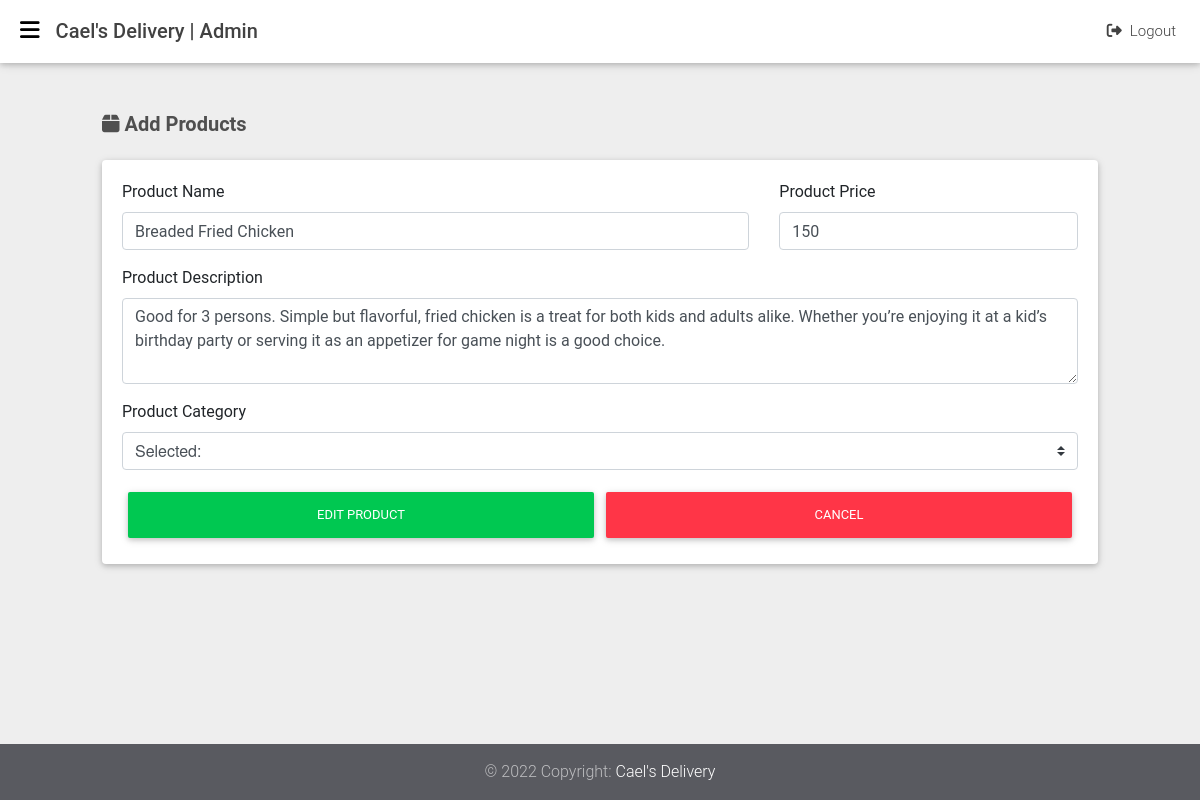
The page /products/edit/5 (signed in) on the database its author committed.
### tables this page shows
CREATE TABLE `products` (
  `product_id` int(11) NOT NULL,
  `product_name` varchar(255) NOT NULL,
  `product_price` varchar(255) NOT NULL,
  `product_description` text NOT NULL,
  `product_image` text NOT NULL,
  `product_status` int(11) NOT NULL DEFAULT 0,
  `category_id` int(11) NOT NULL,
  `created_at` datetime NOT NULL DEFAULT current_timestamp()
);

### app/libraries/Core.php (called while the page is built, shortened)
<?php
class Core
{
  protected $currentMethod = 'index';
  public function __construct()
  {
    $url = $this->getUrl();
    if (isset($url[0])) {
      if (file_exists('../app/controllers/' . ucwords($url[0]) . '.php')) {
        unset($url[0]);
      }
    }
    $this->currentController = new $this->currentController;
    if (isset($url[1])) {
      if (method_exists($this->currentController, $url[1])) {
        $this->currentMethod = $url[1];
        unset($url[1]);
      }
    }
    $this->params = $url ? array_values($url) : [];
    call_user_func_array([$this->currentController, $this->currentMethod], $this->params);
  }
  public function getUrl()
  {
    if (isset($_GET['url'])) {
      $url = rtrim($_GET['url'], '/');
      $url = filter_var($url, FILTER_SANITIZE_URL);
      $url = explode('/', $url);
      return $url;
    }
  }
}

### public/index.php (called while the page is built, shortened)
<?php
$init = new Core;

### app/libraries/Database.php (called while the page is built, shortened)
<?php
class Database
{
	private $host = DB_HOST;
	private $user = DB_USER;
	private $pass = DB_PASS;
	private $dbname = DB_NAME;
	private $dbh;
	private $stmt;
	public function __construct()
	{
		$dsn = 'mysql:host=' . $this->host . ';dbname=' . $this->dbname;
		$options = array(
			PDO::ATTR_PERSISTENT => true,
			PDO::ATTR_ERRMODE => PDO::ERRMODE_EXCEPTION
		);
		try {
			$this->dbh = new PDO($dsn, $this->user, $this->pass, $options);
		}
		catch (PDOException $e) {
			$this->error = $e->getMessage();
		}
	}
	public function query($query)
	{
		$this->stmt = $this->dbh->prepare($query);
	}
	public function bind($param, $value, $type = null)
	{
		if (is_null($type)) {
			switch (true) {
				default:
					$type = PDO::PARAM_STR;
			}
		}
		$this->stmt->bindValue($param, $value, $type);
	}
	public function execute()
	{
		return $this->stmt->execute();
	}
	public function single()
	{
		$this->execute();
		return $this->stmt->fetch(PDO::FETCH_OBJ);
	}
}

### app/models/Product.php (called while the page is built, shortened)
<?php
class Product
{
  private $db;
  public function __construct()
  {
    $this->db = new Database;
  }
  public function getProductByID($id)
  {
    $this->db->query('SELECT * FROM products WHERE product_id = :id');
    $this->db->bind(':id', $id);
    $row = $this->db->single();
    return $row;
  }
}

### app/views/products/edit.php (the view, shortened to what this page needs)
<?php require APPROOT . '/views/admins/inc/header.php'; ?>
<?php require APPROOT . '/views/admins/inc/sidebar.php'; ?>
<?php require APPROOT . '/views/admins/inc/navbar.php'; ?>
<main class="vh-100">
  <div class="container-fluid">
    <div class="col-md-12">
      <h5 class="my-4 dark-grey-text font-weight-bold"><i class="fas fa-box"></i> Add Products</h5>
      <div class="card">
        <div class="card-body">
          <form action="<?php echo URLROOT; ?>/products/edit/<?php echo $data['id']; ?>" method="POST" id="formProduct" enctype="multipart/form-data">
            <div class="row">
              <div class="col-md-8 mb-3">
                <label class="form-control-label" for="productName">Product Name</label>
                <input type="text" id="productName" class="form-control <?php echo (!empty($data['product_name_err'])) ? 'is-invalid' : ''; ?>" value="<?php echo $data['product_name']; ?>" name="product_name">
              </div>
              <div class="col-md-4 mb-3">
                <label for="productPrice">Product Price</label>
                <input type="text" id="productPrice" class="form-control <?php echo (!empty($data['product_price_err'])) ? 'is-invalid' : ''; ?>" value="<?php echo $data['product_price']; ?>" name="product_price">
              </div>
            </div>
            <div class="row">
              <div class="col mb-3">
                <label for="productDescription">Product Description</label>
                <textarea class="form-control <?php echo (!empty($data['product_description_err'])) ? 'is-invalid' : ''; ?>" id="productDescription" rows="3" name="product_description"><?php echo $data['product_description']; ?></textarea>
              </div>
            </div>
            <div class="row">
              <div class="col mb-3">
                <label for="productCategory">Product Category</label>
                <select class="browser-default custom-select" action="formProduct" id="productCategory" name="category_id">
                  <option value="<?php echo $data['category_id']; ?>" selected>Selected: <?php echo $data['category_name']; ?></option>
                </select>
              </div>
            </div>
            <div class="d-flex gap-2">
              <button class="btn btn-success w-100" type="submit" value="Edit Product">Edit Product</button>
              <a class="btn btn-danger w-100" href="<?php echo URLROOT; ?>/products" role="button">Cancel</a>
            </div>
          </form>
        </div>
      </div>
    </div>
  </div>
</main>
<?php require APPROOT . '/views/admins/inc/footer.php'; ?>

### rows shown on the page
products: product_name "Breaded Fried Chicken", product_price "150", product_description "Good for 3 persons. Simple but flavorful, fried chicken is a treat for both kids and adults alike. Whether you’re enjoying it at a kid’s birthday party or serving it as an appetizer for game night is a good choice."

### other values the page prints
SITENAME "Cael's Delivery"
